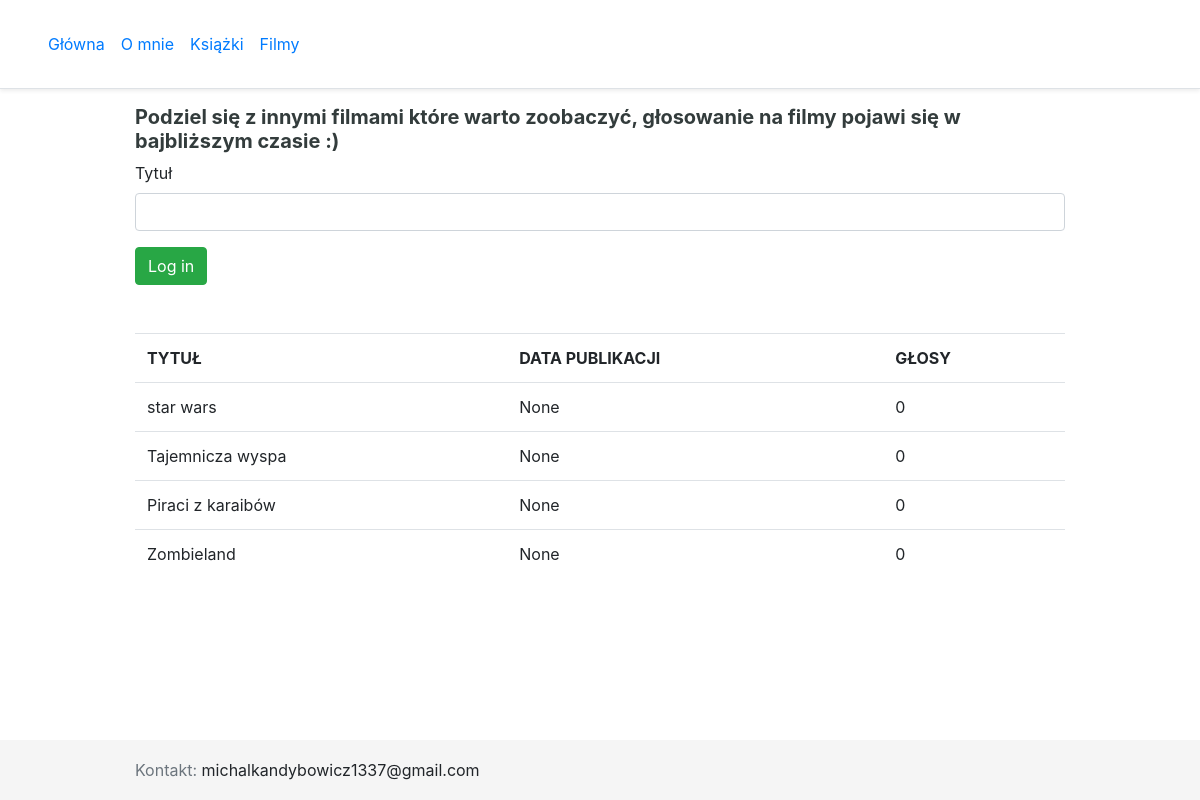
Before: /movies with the older database file.
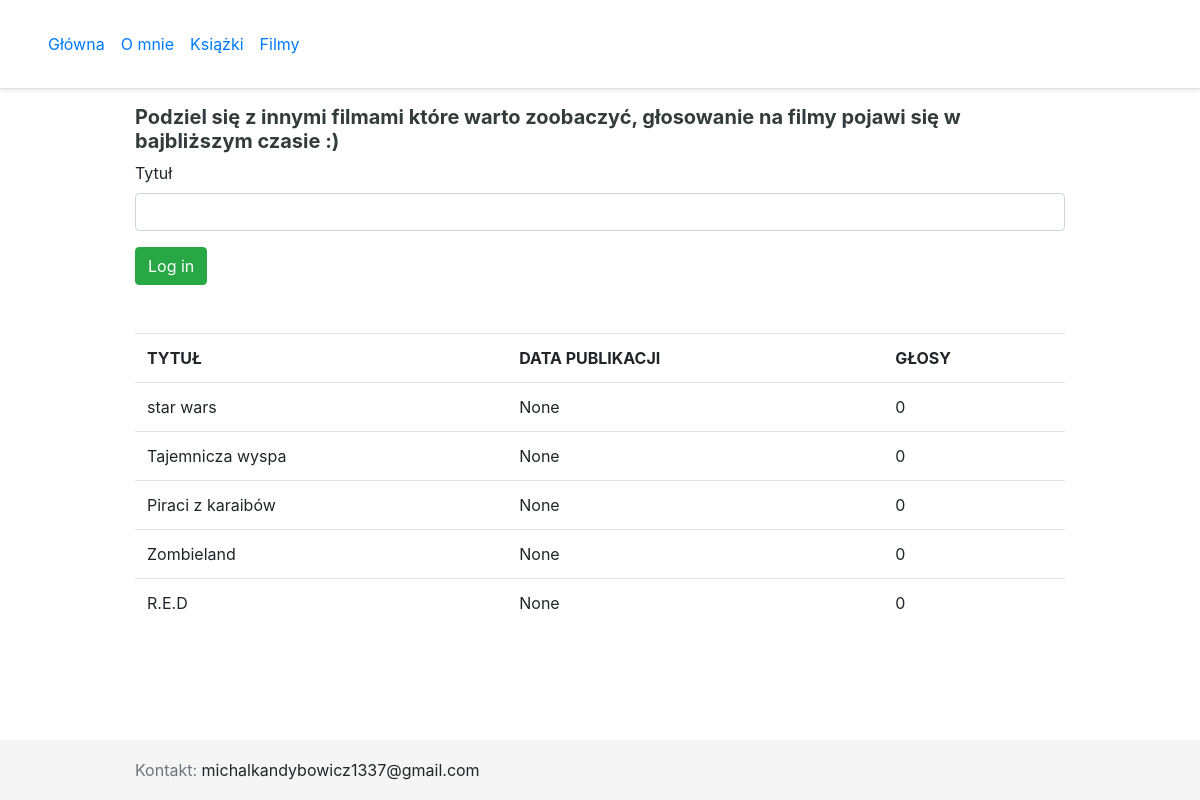
After: the same page with the newer database file.
### backend/models.py (models this page shows, shortened)
class Movie(models.Model):
    title = models.CharField(max_length=50, blank=True, null=True)
    votes = models.IntegerField(default=0)
    date_of_publication = models.DateField(null=True, blank=True)

### pages/views.py (the view, shortened to what this page needs)
# urls.py: path('movies', MovieListWithForm.as_view(), name='movies_list'),
class MovieListWithForm(ListView, ModelFormMixin):
    model = Movie
    form_class = MovieForm
    template_name = 'pages/movie_list.html'
    def get(self, request, *args, **kwargs):
        self.object = None
        self.form = self.get_form(self.form_class)
        return ListView.get(self, request, *args, **kwargs)
    def get_context_data(self, *args, **kwargs):
        context = super(MovieListWithForm, self).get_context_data(*args, **kwargs)
        context['form'] = self.form
        context['list'] = Movie.objects.all().order_by('votes')
        return context

### pages/forms.py (shortened to what this page needs)
class MovieForm(ModelForm):
    class Meta:
        model = Movie
        fields = ['title']
    def __init__(self, *args, **kwargs):
        super(MovieForm, self).__init__(*args, **kwargs)
        self.fields['title'].label = "Tytuł"

### templates/pages/movie_list.html (shortened to what this page needs)
{% extends '_base.html' %}
{% load crispy_forms_filters %}
{% load rest_framework %}
{% load static %}
{% block content %}
    <div>
        <p class="font-weight-bold h5" style="color:#333c3c">
            Podziel się z innymi filmami które warto zoobaczyć, głosowanie na filmy pojawi się w bajbliższym czasie :)
        </p>
    </div>
    <form method="post">
       {{ form|crispy }}
       <button class="btn btn-success" type="submit">
           Log in
       </button>
    </form>
    <br>
    <br>
    <table class="table">
        <tr>
            <th scope="col">TYTUŁ</th>
            <th scope="col">DATA PUBLIKACJI</th>
            <th scope="col">GŁOSY</th>
        </tr>
        {% for movie in list %}
            <tr>
                <td>{{ movie.title }}</td>
                <td>{{ movie.date_of_publication }}</td>
                <td>{{ movie.votes }}</td>
            </tr>
        {% endfor %}
    </table>
{% endblock content %}

Changed rows visible on the page:
added Movie: title "R.E.D", date_of_publication "None", votes "0"
